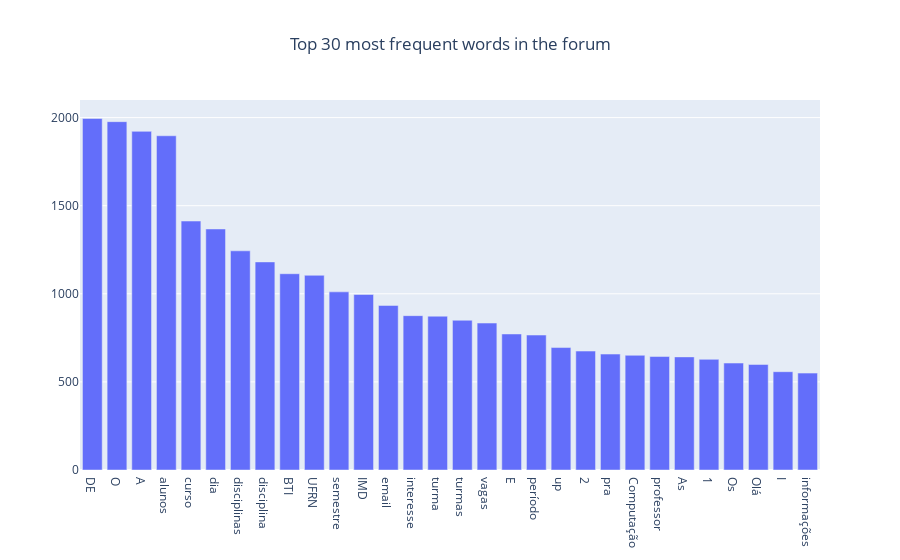
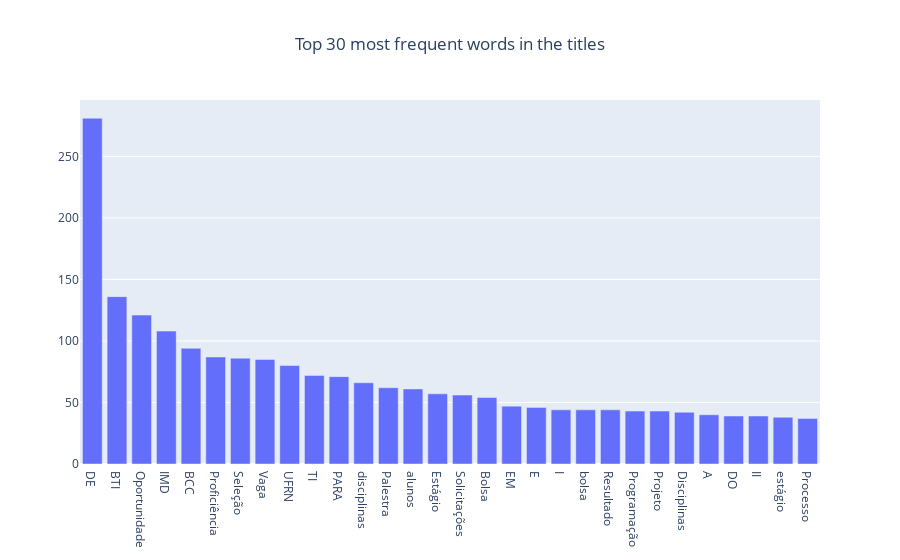

The notebook cell these images were saved under, in order:
### Code cell
plot_histogram_word(text_clean_no_stopwords, 30, 'forum')
plot_histogram_word(titles_clean_no_stopwords, 30, 'titles')
plot_histogram_word(content_clean_no_stopwords, 30, 'messages')

### Figure 1 — Plotly figure (JSON) as saved in the notebook; plotly's stock layout.template omitted (floating-point values rounded to 4 significant figures)
{"data": [{"type": "bar", "x": ["DE", "O", "A", "alunos", "curso", "dia", "disciplinas", "disciplina", "BTI", "UFRN", "semestre", "IMD", "email", "interesse", "turma", "turmas", "vagas", "E", "período", "up", "2", "pra", "Computação", "professor", "As", "1", "Os", "Olá", "I", "informações"], "y": [1995, 1977, 1922, 1897, 1413, 1368, 1244, 1181, 1114, 1105, 1011, 996, 934, 876, 873, 850, 834, 772, 766, 695, 675, 658, 651, 644, 642, 628, 607, 599, 558, 550]}], "layout": {"title": {"text": "Top 30 most frequent words in the forum", "x": 0.5}}}

### Figure 2 — Plotly figure (JSON) as saved in the notebook; plotly's stock layout.template omitted (floating-point values rounded to 4 significant figures)
{"data": [{"type": "bar", "x": ["DE", "BTI", "Oportunidade", "IMD", "BCC", "Proficiência", "Seleção", "Vaga", "UFRN", "TI", "PARA", "disciplinas", "Palestra", "alunos", "Estágio", "Solicitações", "Bolsa", "EM", "E", "I", "bolsa", "Resultado", "Programação", "Projeto", "Disciplinas", "A", "DO", "II", "estágio", "Processo"], "y": [281, 136, 121, 108, 94, 87, 86, 85, 80, 72, 71, 66, 62, 61, 57, 56, 54, 47, 46, 44, 44, 44, 43, 43, 42, 40, 39, 39, 38, 37]}], "layout": {"title": {"text": "Top 30 most frequent words in the titles", "x": 0.5}}}
